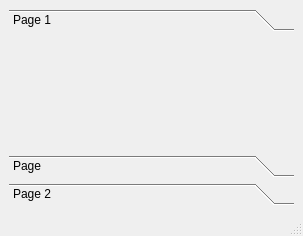
<?xml version="1.0" encoding="UTF-8"?>
<ui version="4.0">
 <class>WebMarcador</class>
 <widget class="QMainWindow" name="WebMarcador">
  <property name="geometry">
   <rect>
    <x>0</x>
    <y>0</y>
    <width>303</width>
    <height>236</height>
   </rect>
  </property>
  <property name="windowTitle">
   <string>WebMarcador</string>
  </property>
  <widget class="QWidget" name="centralwidget">
   <layout class="QGridLayout" name="gridLayout">
    <item row="0" column="0">
     <widget class="QToolBox" name="toolBox">
      <property name="currentIndex">
       <number>0</number>
      </property>
      <widget class="QWidget" name="pagina1">
       <property name="geometry">
        <rect>
         <x>0</x>
         <y>0</y>
         <width>283</width>
         <height>74</height>
        </rect>
       </property>
       <attribute name="label">
        <string>Page 1</string>
       </attribute>
      </widget>
      <widget class="QWidget" name="pagina2">
       <attribute name="label">
        <string>Page</string>
       </attribute>
      </widget>
      <widget class="QWidget" name="pagina3">
       <property name="geometry">
        <rect>
         <x>0</x>
         <y>0</y>
         <width>352</width>
         <height>175</height>
        </rect>
       </property>
       <attribute name="label">
        <string>Page 2</string>
       </attribute>
      </widget>
     </widget>
    </item>
   </layout>
  </widget>
  <widget class="QMenuBar" name="menubar">
   <property name="geometry">
    <rect>
     <x>0</x>
     <y>0</y>
     <width>303</width>
     <height>23</height>
    </rect>
   </property>
  </widget>
  <widget class="QStatusBar" name="statusbar"/>
 </widget>
 <resources/>
 <connections/>
</ui>
